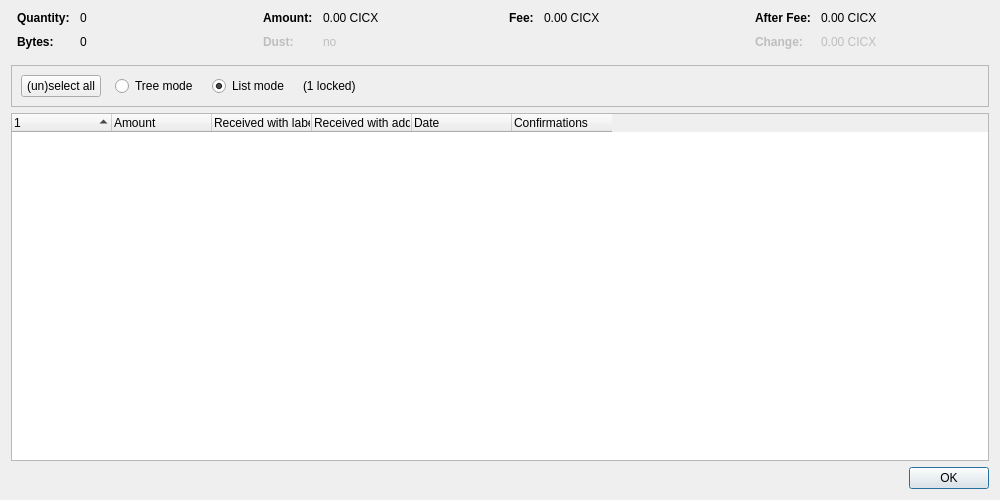
<?xml version="1.0" encoding="UTF-8"?>
<ui version="4.0">
 <class>CoinControlDialog</class>
 <widget class="QDialog" name="CoinControlDialog">
  <property name="geometry">
   <rect>
    <x>0</x>
    <y>0</y>
    <width>1000</width>
    <height>500</height>
   </rect>
  </property>
  <property name="windowTitle">
   <string>Coin Selection</string>
  </property>
  <layout class="QVBoxLayout" name="verticalLayout">
   <item>
    <layout class="QHBoxLayout" name="horizontalLayoutTop" stretch="0,0,0,0">
     <property name="topMargin">
      <number>0</number>
     </property>
     <property name="bottomMargin">
      <number>10</number>
     </property>
     <item>
      <layout class="QFormLayout" name="formLayoutCoinControl1">
       <property name="horizontalSpacing">
        <number>10</number>
       </property>
       <property name="verticalSpacing">
        <number>10</number>
       </property>
       <property name="leftMargin">
        <number>6</number>
       </property>
       <property name="rightMargin">
        <number>6</number>
       </property>
       <item row="0" column="0">
        <widget class="QLabel" name="labelCoinControlQuantityText">
         <property name="font">
          <font>
           <weight>75</weight>
           <bold>true</bold>
          </font>
         </property>
         <property name="text">
          <string>Quantity:</string>
         </property>
        </widget>
       </item>
       <item row="0" column="1">
        <widget class="QLabel" name="labelCoinControlQuantity">
         <property name="cursor">
          <cursorShape>IBeamCursor</cursorShape>
         </property>
         <property name="contextMenuPolicy">
          <enum>Qt::ActionsContextMenu</enum>
         </property>
         <property name="text">
          <string notr="true">0</string>
         </property>
         <property name="textInteractionFlags">
          <set>Qt::LinksAccessibleByMouse|Qt::TextSelectableByKeyboard|Qt::TextSelectableByMouse</set>
         </property>
        </widget>
       </item>
       <item row="1" column="0">
        <widget class="QLabel" name="labelCoinControlBytesText">
         <property name="font">
          <font>
           <weight>75</weight>
           <bold>true</bold>
          </font>
         </property>
         <property name="text">
          <string>Bytes:</string>
         </property>
        </widget>
       </item>
       <item row="1" column="1">
        <widget class="QLabel" name="labelCoinControlBytes">
         <property name="cursor">
          <cursorShape>IBeamCursor</cursorShape>
         </property>
         <property name="contextMenuPolicy">
          <enum>Qt::ActionsContextMenu</enum>
         </property>
         <property name="text">
          <string notr="true">0</string>
         </property>
         <property name="textInteractionFlags">
          <set>Qt::LinksAccessibleByMouse|Qt::TextSelectableByKeyboard|Qt::TextSelectableByMouse</set>
         </property>
        </widget>
       </item>
      </layout>
     </item>
     <item>
      <layout class="QFormLayout" name="formLayoutCoinControl2">
       <property name="horizontalSpacing">
        <number>10</number>
       </property>
       <property name="verticalSpacing">
        <number>10</number>
       </property>
       <property name="leftMargin">
        <number>6</number>
       </property>
       <property name="rightMargin">
        <number>6</number>
       </property>
       <item row="0" column="0">
        <widget class="QLabel" name="labelCoinControlAmountText">
         <property name="font">
          <font>
           <weight>75</weight>
           <bold>true</bold>
          </font>
         </property>
         <property name="text">
          <string>Amount:</string>
         </property>
        </widget>
       </item>
       <item row="0" column="1">
        <widget class="QLabel" name="labelCoinControlAmount">
         <property name="cursor">
          <cursorShape>IBeamCursor</cursorShape>
         </property>
         <property name="contextMenuPolicy">
          <enum>Qt::ActionsContextMenu</enum>
         </property>
         <property name="text">
          <string notr="true">0.00 CICX</string>
         </property>
         <property name="textInteractionFlags">
          <set>Qt::LinksAccessibleByMouse|Qt::TextSelectableByKeyboard|Qt::TextSelectableByMouse</set>
         </property>
        </widget>
       </item>
       <item row="1" column="0">
        <widget class="QLabel" name="labelCoinControlLowOutputText">
         <property name="enabled">
          <bool>false</bool>
         </property>
         <property name="font">
          <font>
           <weight>75</weight>
           <bold>true</bold>
          </font>
         </property>
         <property name="text">
          <string>Dust:</string>
         </property>
        </widget>
       </item>
       <item row="1" column="1">
        <widget class="QLabel" name="labelCoinControlLowOutput">
         <property name="enabled">
          <bool>false</bool>
         </property>
         <property name="cursor">
          <cursorShape>IBeamCursor</cursorShape>
         </property>
         <property name="contextMenuPolicy">
          <enum>Qt::ActionsContextMenu</enum>
         </property>
         <property name="text">
          <string notr="true">no</string>
         </property>
         <property name="textInteractionFlags">
          <set>Qt::LinksAccessibleByMouse|Qt::TextSelectableByKeyboard|Qt::TextSelectableByMouse</set>
         </property>
        </widget>
       </item>
      </layout>
     </item>
     <item>
      <layout class="QFormLayout" name="formLayoutCoinControl3">
       <property name="horizontalSpacing">
        <number>10</number>
       </property>
       <property name="verticalSpacing">
        <number>10</number>
       </property>
       <property name="leftMargin">
        <number>6</number>
       </property>
       <property name="rightMargin">
        <number>6</number>
       </property>
       <item row="0" column="0">
        <widget class="QLabel" name="labelCoinControlFeeText">
         <property name="font">
          <font>
           <weight>75</weight>
           <bold>true</bold>
          </font>
         </property>
         <property name="text">
          <string>Fee:</string>
         </property>
        </widget>
       </item>
       <item row="0" column="1">
        <widget class="QLabel" name="labelCoinControlFee">
         <property name="cursor">
          <cursorShape>IBeamCursor</cursorShape>
         </property>
         <property name="contextMenuPolicy">
          <enum>Qt::ActionsContextMenu</enum>
         </property>
         <property name="text">
          <string notr="true">0.00 CICX</string>
         </property>
         <property name="textInteractionFlags">
          <set>Qt::LinksAccessibleByMouse|Qt::TextSelectableByKeyboard|Qt::TextSelectableByMouse</set>
         </property>
        </widget>
       </item>
      </layout>
     </item>
     <item>
      <layout class="QFormLayout" name="formLayoutCoinControl4">
       <property name="horizontalSpacing">
        <number>10</number>
       </property>
       <property name="verticalSpacing">
        <number>10</number>
       </property>
       <property name="leftMargin">
        <number>6</number>
       </property>
       <property name="rightMargin">
        <number>6</number>
       </property>
       <item row="0" column="0">
        <widget class="QLabel" name="labelCoinControlAfterFeeText">
         <property name="font">
          <font>
           <weight>75</weight>
           <bold>true</bold>
          </font>
         </property>
         <property name="text">
          <string>After Fee:</string>
         </property>
        </widget>
       </item>
       <item row="0" column="1">
        <widget class="QLabel" name="labelCoinControlAfterFee">
         <property name="cursor">
          <cursorShape>IBeamCursor</cursorShape>
         </property>
         <property name="contextMenuPolicy">
          <enum>Qt::ActionsContextMenu</enum>
         </property>
         <property name="text">
          <string notr="true">0.00 CICX</string>
         </property>
         <property name="textInteractionFlags">
          <set>Qt::LinksAccessibleByMouse|Qt::TextSelectableByKeyboard|Qt::TextSelectableByMouse</set>
         </property>
        </widget>
       </item>
       <item row="1" column="0">
        <widget class="QLabel" name="labelCoinControlChangeText">
         <property name="enabled">
          <bool>false</bool>
         </property>
         <property name="font">
          <font>
           <weight>75</weight>
           <bold>true</bold>
          </font>
         </property>
         <property name="text">
          <string>Change:</string>
         </property>
        </widget>
       </item>
       <item row="1" column="1">
        <widget class="QLabel" name="labelCoinControlChange">
         <property name="enabled">
          <bool>false</bool>
         </property>
         <property name="cursor">
          <cursorShape>IBeamCursor</cursorShape>
         </property>
         <property name="contextMenuPolicy">
          <enum>Qt::ActionsContextMenu</enum>
         </property>
         <property name="text">
          <string notr="true">0.00 CICX</string>
         </property>
         <property name="textInteractionFlags">
          <set>Qt::LinksAccessibleByMouse|Qt::TextSelectableByKeyboard|Qt::TextSelectableByMouse</set>
         </property>
        </widget>
       </item>
      </layout>
     </item>
    </layout>
   </item>
   <item>
    <widget class="QFrame" name="frame">
     <property name="minimumSize">
      <size>
       <width>0</width>
       <height>40</height>
      </size>
     </property>
     <property name="frameShape">
      <enum>QFrame::StyledPanel</enum>
     </property>
     <property name="frameShadow">
      <enum>QFrame::Sunken</enum>
     </property>
     <layout class="QHBoxLayout" name="horizontalLayout">
      <item>
       <layout class="QHBoxLayout" name="horizontalLayoutPanel" stretch="0,0,0,0,0">
        <property name="spacing">
         <number>14</number>
        </property>
        <item>
         <widget class="QPushButton" name="pushButtonSelectAll">
          <property name="sizePolicy">
           <sizepolicy hsizetype="Maximum" vsizetype="Fixed">
            <horstretch>0</horstretch>
            <verstretch>0</verstretch>
           </sizepolicy>
          </property>
          <property name="text">
           <string>(un)select all</string>
          </property>
          <property name="autoDefault">
           <bool>false</bool>
          </property>
         </widget>
        </item>
        <item>
         <widget class="QRadioButton" name="radioTreeMode">
          <property name="sizePolicy">
           <sizepolicy hsizetype="Maximum" vsizetype="Fixed">
            <horstretch>0</horstretch>
            <verstretch>0</verstretch>
           </sizepolicy>
          </property>
          <property name="text">
           <string>Tree mode</string>
          </property>
         </widget>
        </item>
        <item>
         <widget class="QRadioButton" name="radioListMode">
          <property name="sizePolicy">
           <sizepolicy hsizetype="Maximum" vsizetype="Fixed">
            <horstretch>0</horstretch>
            <verstretch>0</verstretch>
           </sizepolicy>
          </property>
          <property name="text">
           <string>List mode</string>
          </property>
          <property name="checked">
           <bool>true</bool>
          </property>
         </widget>
        </item>
        <item>
         <widget class="QLabel" name="labelLocked">
          <property name="text">
           <string notr="true">(1 locked)</string>
          </property>
         </widget>
        </item>
        <item>
         <spacer name="horizontalSpacer">
          <property name="orientation">
           <enum>Qt::Horizontal</enum>
          </property>
          <property name="sizeHint" stdset="0">
           <size>
            <width>40</width>
            <height>20</height>
           </size>
          </property>
         </spacer>
        </item>
       </layout>
      </item>
     </layout>
    </widget>
   </item>
   <item>
    <widget class="CoinControlTreeWidget" name="treeWidget">
     <property name="contextMenuPolicy">
      <enum>Qt::CustomContextMenu</enum>
     </property>
     <property name="sortingEnabled">
      <bool>false</bool>
     </property>
     <property name="columnCount">
      <number>6</number>
     </property>
     <attribute name="headerShowSortIndicator" stdset="0">
      <bool>true</bool>
     </attribute>
     <attribute name="headerStretchLastSection">
      <bool>false</bool>
     </attribute>
     <column>
      <property name="text">
       <string/>
      </property>
     </column>
     <column>
      <property name="text">
       <string>Amount</string>
      </property>
     </column>
     <column>
      <property name="text">
       <string>Received with label</string>
      </property>
     </column>
     <column>
      <property name="text">
       <string>Received with address</string>
      </property>
     </column>
     <column>
      <property name="text">
       <string>Date</string>
      </property>
     </column>
     <column>
      <property name="text">
       <string>Confirmations</string>
      </property>
      <property name="toolTip">
       <string>Confirmed</string>
      </property>
     </column>
     <column>
      <property name="text">
       <string/>
      </property>
     </column>
     <column>
      <property name="text">
       <string/>
      </property>
     </column>
     <column>
      <property name="text">
       <string/>
      </property>
     </column>
     <column>
      <property name="text">
       <string/>
      </property>
     </column>
    </widget>
   </item>
   <item>
    <widget class="QDialogButtonBox" name="buttonBox">
     <property name="orientation">
      <enum>Qt::Horizontal</enum>
     </property>
     <property name="standardButtons">
      <set>QDialogButtonBox::Ok</set>
     </property>
    </widget>
   </item>
  </layout>
 </widget>
 <customwidgets>
  <customwidget>
   <class>CoinControlTreeWidget</class>
   <extends>QTreeWidget</extends>
   <header>qt/coincontroltreewidget.h</header>
  </customwidget>
 </customwidgets>
 <resources/>
 <connections/>
</ui>
